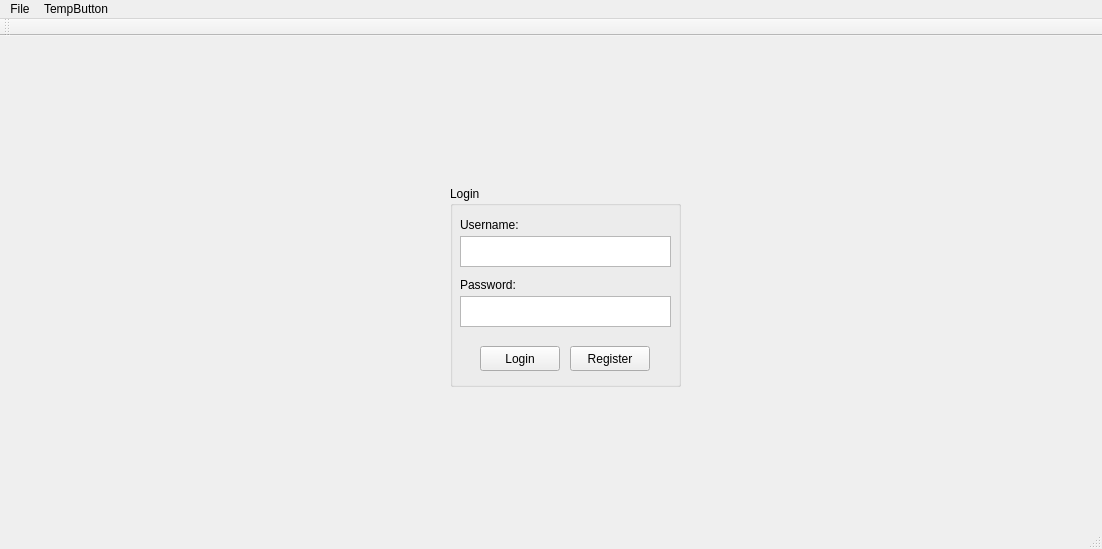
<?xml version="1.0" encoding="UTF-8"?>
<ui version="4.0">
 <class>MainWindow</class>
 <widget class="QMainWindow" name="MainWindow">
  <property name="geometry">
   <rect>
    <x>0</x>
    <y>0</y>
    <width>1102</width>
    <height>549</height>
   </rect>
  </property>
  <property name="windowTitle">
   <string>MainWindow</string>
  </property>
  <widget class="QWidget" name="centralWidget">
   <widget class="QGroupBox" name="LoginBox">
    <property name="geometry">
     <rect>
      <x>450</x>
      <y>150</y>
      <width>231</width>
      <height>201</height>
     </rect>
    </property>
    <property name="autoFillBackground">
     <bool>true</bool>
    </property>
    <property name="title">
     <string>Login</string>
    </property>
    <widget class="QLabel" name="label">
     <property name="geometry">
      <rect>
       <x>10</x>
       <y>30</y>
       <width>81</width>
       <height>17</height>
      </rect>
     </property>
     <property name="text">
      <string>Username:</string>
     </property>
    </widget>
    <widget class="QPlainTextEdit" name="usernameTextEdit">
     <property name="geometry">
      <rect>
       <x>10</x>
       <y>50</y>
       <width>211</width>
       <height>31</height>
      </rect>
     </property>
    </widget>
    <widget class="QLabel" name="label_2">
     <property name="geometry">
      <rect>
       <x>10</x>
       <y>90</y>
       <width>71</width>
       <height>17</height>
      </rect>
     </property>
     <property name="text">
      <string>Password:</string>
     </property>
    </widget>
    <widget class="QPushButton" name="loginButton">
     <property name="geometry">
      <rect>
       <x>30</x>
       <y>160</y>
       <width>80</width>
       <height>25</height>
      </rect>
     </property>
     <property name="text">
      <string>Login</string>
     </property>
    </widget>
    <widget class="QPlainTextEdit" name="passwordTextEdit">
     <property name="geometry">
      <rect>
       <x>10</x>
       <y>110</y>
       <width>211</width>
       <height>31</height>
      </rect>
     </property>
    </widget>
    <widget class="QPushButton" name="registerButton">
     <property name="geometry">
      <rect>
       <x>120</x>
       <y>160</y>
       <width>80</width>
       <height>25</height>
      </rect>
     </property>
     <property name="text">
      <string>Register</string>
     </property>
    </widget>
   </widget>
  </widget>
  <widget class="QMenuBar" name="menuBar">
   <property name="geometry">
    <rect>
     <x>0</x>
     <y>0</y>
     <width>1102</width>
     <height>22</height>
    </rect>
   </property>
   <widget class="QMenu" name="menuFile">
    <property name="title">
     <string>File</string>
    </property>
    <addaction name="actionNew"/>
    <addaction name="actionOpen"/>
    <addaction name="separator"/>
    <addaction name="actionSave"/>
    <addaction name="actionSave_As"/>
   </widget>
   <widget class="QMenu" name="menuTempButton">
    <property name="title">
     <string>TempButton</string>
    </property>
    <addaction name="actionLogin"/>
   </widget>
   <addaction name="menuFile"/>
   <addaction name="menuTempButton"/>
  </widget>
  <widget class="QToolBar" name="mainToolBar">
   <attribute name="toolBarArea">
    <enum>TopToolBarArea</enum>
   </attribute>
   <attribute name="toolBarBreak">
    <bool>false</bool>
   </attribute>
  </widget>
  <widget class="QStatusBar" name="statusBar"/>
  <action name="actionNew">
   <property name="text">
    <string>New</string>
   </property>
  </action>
  <action name="actionOpen">
   <property name="text">
    <string>Open</string>
   </property>
  </action>
  <action name="actionSave">
   <property name="text">
    <string>Save</string>
   </property>
  </action>
  <action name="actionSave_As">
   <property name="text">
    <string>Save As</string>
   </property>
  </action>
  <action name="actionLogin">
   <property name="text">
    <string>Login</string>
   </property>
  </action>
 </widget>
 <layoutdefault spacing="6" margin="11"/>
 <resources/>
 <connections/>
</ui>
